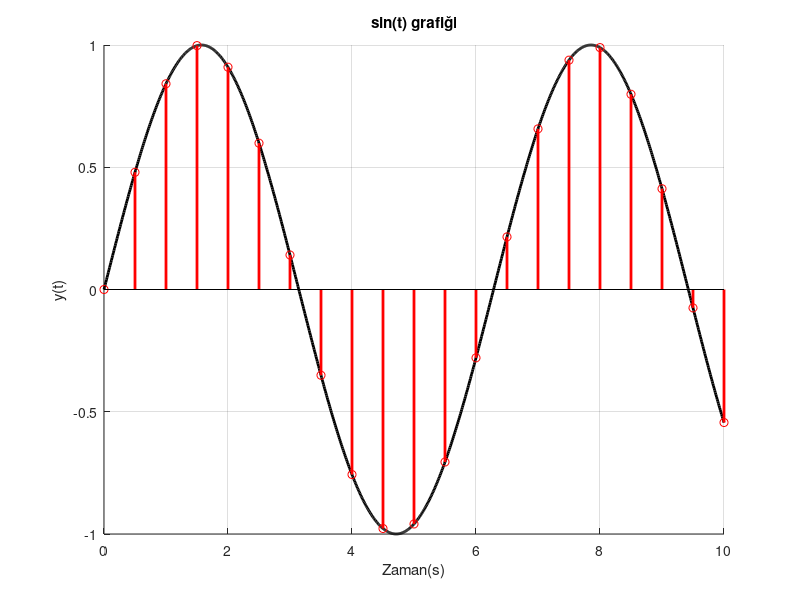

This figure's MATLAB source: (Note: this script raises an error after producing the figure.)
clear;clc;

T=0.5;
tvec=0:T:10;

f1=@(t)sin(t);
f1vec=f1(tvec);

figure(1);clf;hold on;grid on;
xlabel("Zaman(s)");ylabel("y(t)");title("sin(t) grafiği");
plot(0:0.01:10,f1(0:0.01:10),'k','LineWidth',2);
stem(tvec,f1(tvec),'r','LineWidth',2);
print("../../img/"+"lec5_plot1.eps",'-depsc','-r150');
%%%%%%%%%%%%%%%%%%%%%%%%%%%%%%%%%%%%%%%%%%%%%%%%%%%%%%%%%%%%%%%%%%%%%%%%%%%%
syms t s z;
yt=dirac(t);
ys=laplace(yt);
yz=ztrans(ys,s,z);
disp("y(t):"+string(yt));
disp("y(s):"+string(ys));
disp("y(z):"+string(yz));
%%%%%%%%%%%%%%%%%%%%%%%%%%%%%%%%%%%%%%%%%%%%%%%%%%%%%%%%%%%%%%%%%%%%%%%%%%%%
Gss=1/(s^3+4*s^2+5*s+6);
expr=partfrac(Gss);
pretty(expr)
%%%%%%%%%%%%%%%%%%%%%%%%%%%%%%%%%%%%%%%%%%%%%%%%%%%%%%%%%%%%%%%%%%%%%%%%%%%%
Gss=t*exp(-s*t);
expr=int(Gss);
subs(expr,t,inf)-subs(expr,t,0)

